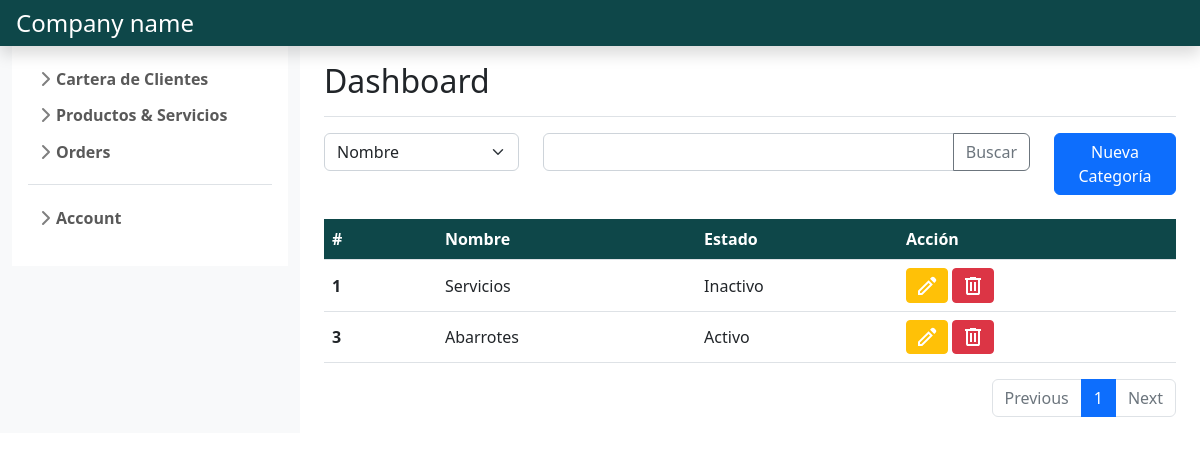
Page /product_and_services/gestion_categorias/ (signed in) on the earlier database version.
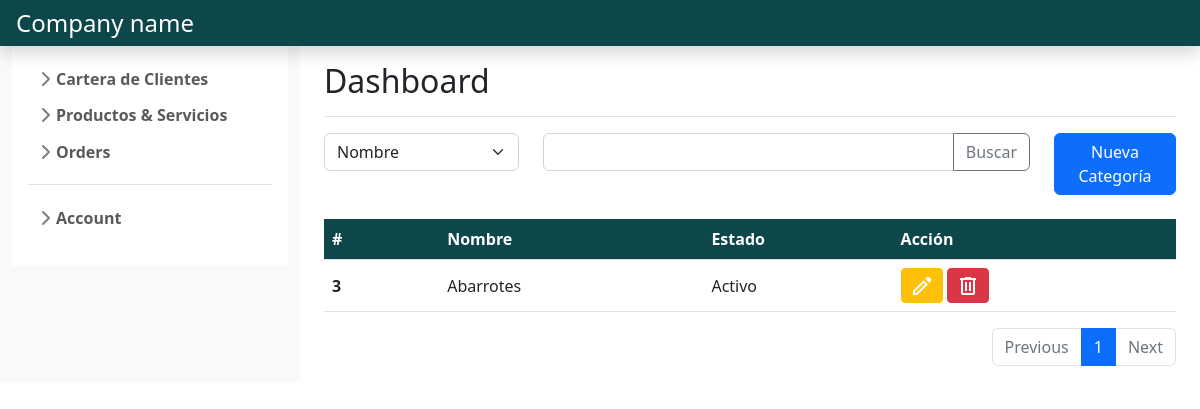
Same page on the later database version.
### product_services_management/models.py (models this page shows, shortened)
class Categoria(models.Model):
    nombre= models.CharField(max_length=40)
    estado= models.BooleanField(default=True)
    creado= models.DateTimeField(auto_now_add=True)
    actualizado= models.DateTimeField(auto_now=True)

### product_services_management/views.py (the view)
# urls.py: path('gestion_categorias/', views.gestion_categorias, name='gestion categorias'),
@login_required
def gestion_categorias(request):
    if request.method == 'GET':
        categoria= Paginator(Categoria.objects.all().order_by('id'), 5)
        if request.GET.get('page'):
            page_number= request.GET.get('page')
            categoria_page= categoria.get_page(page_number)
            return render(request, 'gestion_categorias.html',
                            {'categorias': categoria_page,
                             'form': FormCrearCategoria}
                        )
        else:
            categoria_page= categoria.get_page(1)
            return render(request, 'gestion_categorias.html',
                            {'categorias': categoria_page,
                             'form': FormCrearCategoria}
                        )

### product_services_management/templates/gestion_categorias.html (shortened to what this page needs)
{% extends "base.html" %}
{% load static %}
{% block content %}
    <div class="row">
        <div class="col-md-3">
            <select class="form-select" id="inputGroupSelect01">
                {% for field in form %}
                <option value="{{field.label}}" selected>{{field.label}}</option>
                {% endfor %}
            </select>
        </div>
        <div class="col-md-7">
            <div class="input-group mb-3 ">
                <input type="text" class="form-control" aria-label="Text input with dropdown button">
                <button class="btn btn-outline-secondary" type="button" id="button-addon1">Buscar</button>
            </div>
        </div>
        <div class="col-md-2">
            <a class="btn btn-primary" href="{% url 'crear categoria' %}">Nueva Categoría</a>
        </div>
    </div>
    <br>
    <table class="table table-hover align-middle">
        <thead class="text-white" style="background-color: #0E4749;">
            <tr>
                <th scope="col">#</th>
                <th scope="col"></th>
                <th scope="col">Nombre</th>
                <th scope="col"></th>
                <th scope="col">Estado</th>
                <th scope="col">Acción</th>
            </tr>
        </thead>
        <tbody>
            {% for cat in categorias %}
            <tr>
                <th scope="row" colspan="2">{{cat.id}}</th>
                <td colspan="2">{{cat.nombre}}</td>
                <td>{% if cat.estado %}Activo{% else %}Inactivo{% endif %}</td>
                <td>
                    <a class="btn btn-sm btn-warning" href="{% url 'modificar categoria' cat.id %}" role="button">
                        <svg xmlns="http://www.w3.org/2000/svg" height="24" width="24" style="fill:#FFF"><path d="M5 19h1.4l8.625-8.625-1.4-1.4L5 17.6ZM19.3 8.925l-4.25-4.2 1.4-1.4q.575-.575 1.413-.575.837 0 1.412.575l1.4 1.4q.575.575.6 1.388.025.812-.55 1.387ZM17.85 10.4 7.25 21H3v-4.25l10.6-10.6Zm-3.525-.725-.7-.7 1.4 1.4Z"/></svg>
                    </a>
                    <button class="btn btn-sm btn-danger" data-bs-toggle="modal" data-bs-target="#exampleModalgestion" data-bs-whatever="{{cat.id}}:{{cat.nombre}}">
                        <svg xmlns="http://www.w3.org/2000/svg" height="24" width="24" style="fill:#FFF"><path d="M7 21q-.825 0-1.412-.587Q5 19.825 5 19V6H4V4h5V3h6v1h5v2h-1v13q0 .825-.587 1.413Q17.825 21 17 21ZM17 6H7v13h10ZM9 17h2V8H9Zm4 0h2V8h-2ZM7 6v13Z"/></svg>
                    </button>
                </td>
            </tr>
            {% endfor %}
        </tbody>
    </table>
    <nav aria-label="Page navigation example">
        <ul class="pagination justify-content-end">
            <li class="page-item {% if not categorias.has_previous %} disabled {% endif %}">
                <a class="page-link" {% if categorias.has_previous %} href="?page={{ categorias.previous_page_number }}" {% endif %}>Previous</a>
            </li>
            {% for i in categorias.paginator.page_range %}
              {% if i == categorias.number %}
                  <li class="page-item active">
                      <a class="page-link" href="#">{{ i }}</a>
                  </li>
              {% else %}
                  <li class="page-item">
                      <a class="page-link" href="?page={{ i }}">{{ i }}</a>
                  </li>
              {% endif %}
          {% endfor %}
          <li class="page-item {% if not categorias.has_next %} disabled {% endif %}" >
            <a class="page-link" {% if categorias.has_next %} href="?page={{ categorias.next_page_number }}" {% endif %}>Next</a>
          </li>
        </ul>
    </nav>
{% endblock %}

Differences in the rows shown:
removed Categoria: id "1", nombre "Servicios", estado "Inactivo"
